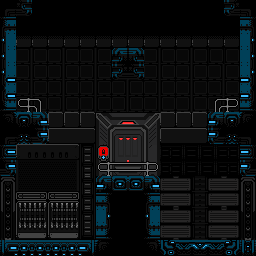

Tiled map render using the project's own tile images. Description and the map definition, with tile-layer contents summarised, below:
An orthogonal 16x16 tile map with 16x16 px tiles, 3 tile layers (wall, main, fence), 2 tilesets and 3 objects (t_0, l_0, r_0).

<map version="1.0" orientation="orthogonal" renderorder="right-down" width="16" height="16" tilewidth="16" tileheight="16" nextobjectid="8">
 <properties>
  <property name="isStart" type="bool" value="true" />
 </properties>
 <tileset firstgid="1" source="../corpus.tsx" />
 <tileset firstgid="12097" source="../../connectors.tsx" />
 <layer name="wall" width="16" height="16">
  <data>[256 cells, 162 non-empty, 53 distinct tile ids]</data>
 </layer>
 <layer name="main" width="16" height="16">
  <data>[256 cells, 60 non-empty, 30 distinct tile ids]</data>
 </layer>
 <objectgroup name="connectors">
  <object id="2" type="t_0" gid="12098" x="16" y="16" width="16" height="16">
   <properties>
    <property name="type" type="int" value="0" />
   </properties>
  </object>
  <object id="6" type="l_0" gid="12101" x="0" y="176" width="16" height="16">
   <properties>
    <property name="type" type="int" value="0" />
   </properties>
  </object>
  <object id="7" type="r_0" gid="12099" x="240" y="176" width="16" height="16">
   <properties>
    <property name="type" type="int" value="0" />
   </properties>
  </object>
 </objectgroup>
 <layer name="fence" width="16" height="16">
  <data>[256 cells, 8 non-empty, 5 distinct tile ids]</data>
 </layer>
</map>
